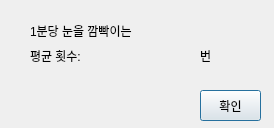
<?xml version="1.0" encoding="UTF-8"?>
<ui version="4.0">
 <class>AlarmWindow</class>
 <widget class="QDialog" name="AlarmWindow">
  <property name="geometry">
   <rect>
    <x>0</x>
    <y>0</y>
    <width>274</width>
    <height>128</height>
   </rect>
  </property>
  <property name="windowTitle">
   <string>Dialog</string>
  </property>
  <widget class="QPushButton" name="btn_exit">
   <property name="geometry">
    <rect>
     <x>200</x>
     <y>90</y>
     <width>61</width>
     <height>31</height>
    </rect>
   </property>
   <property name="text">
    <string>확인</string>
   </property>
  </widget>
  <widget class="QLabel" name="label">
   <property name="geometry">
    <rect>
     <x>30</x>
     <y>20</y>
     <width>111</width>
     <height>21</height>
    </rect>
   </property>
   <property name="text">
    <string>1분당 눈을 깜빡이는</string>
   </property>
  </widget>
  <widget class="QLabel" name="label_2">
   <property name="geometry">
    <rect>
     <x>30</x>
     <y>50</y>
     <width>56</width>
     <height>12</height>
    </rect>
   </property>
   <property name="text">
    <string>평균 횟수: </string>
   </property>
  </widget>
  <widget class="QLabel" name="label_3">
   <property name="geometry">
    <rect>
     <x>200</x>
     <y>40</y>
     <width>31</width>
     <height>31</height>
    </rect>
   </property>
   <property name="text">
    <string>번</string>
   </property>
  </widget>
  <widget class="QLabel" name="label_pic">
   <property name="geometry">
    <rect>
     <x>10</x>
     <y>10</y>
     <width>61</width>
     <height>71</height>
    </rect>
   </property>
   <property name="text">
    <string/>
   </property>
  </widget>
  <widget class="QLabel" name="label_blink_count">
   <property name="geometry">
    <rect>
     <x>170</x>
     <y>40</y>
     <width>31</width>
     <height>31</height>
    </rect>
   </property>
   <property name="text">
    <string/>
   </property>
  </widget>
 </widget>
 <resources/>
 <connections/>
</ui>
